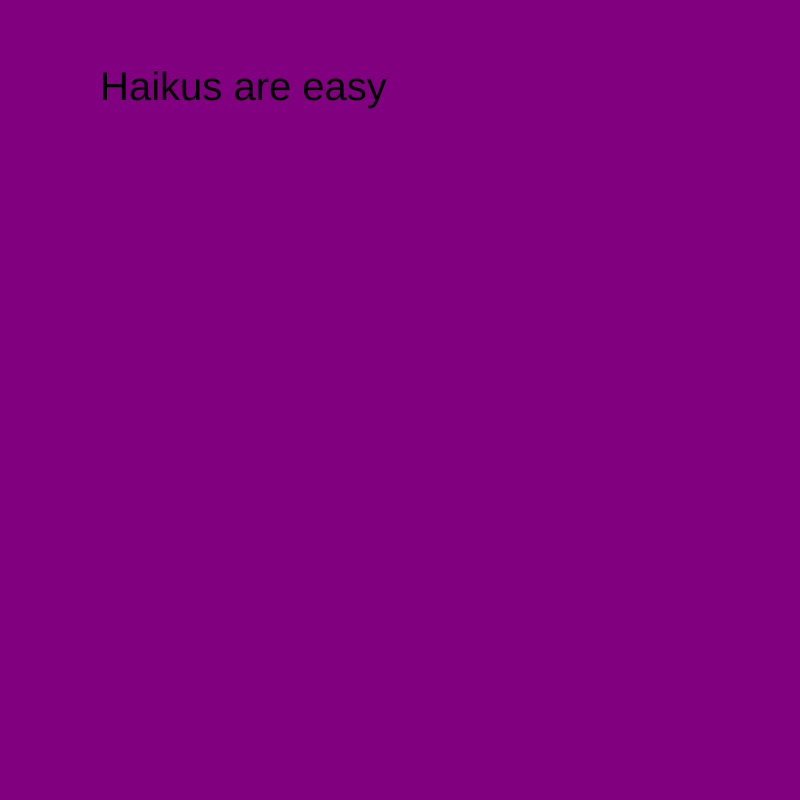
Frame 1 (no input)
Frame 60 (no input): identical to frame 1, image omitted
Frame 120 (the mouse pressed at the canvas centre since frame 60): identical to frame 1, image omitted

The p5.js sketch that drew this single still picture (run headless with seeded random() and noise() and a simulated clock; from frame 60 on, the mouse is pressed at the canvas centre):

// p5.js sketch
// ── sketch.js
var state = 0;

function setup() {
  // put setup code here
  createCanvas(800, 800);
}

function draw() {
  // put drawing code here
switch (state) {
  case 0:
  background("purple")
  textSize(40)
  text("Haikus are easy", 100, 100);
    break;

  case 1:
  background("green")
  textSize(40)
  text("But sometimes they dont make sense", 100, 100);
    break;

  case 2:
  background("blue")
  textSize(40)
  text("Refrigerator", 100, 100);
    break;

  case 3:
    break;

  case 4:
    break;

  }

}

function mouseReleased() {
  state = state + 1;
  if(state > 3) {
    state = 0;
  }
}
